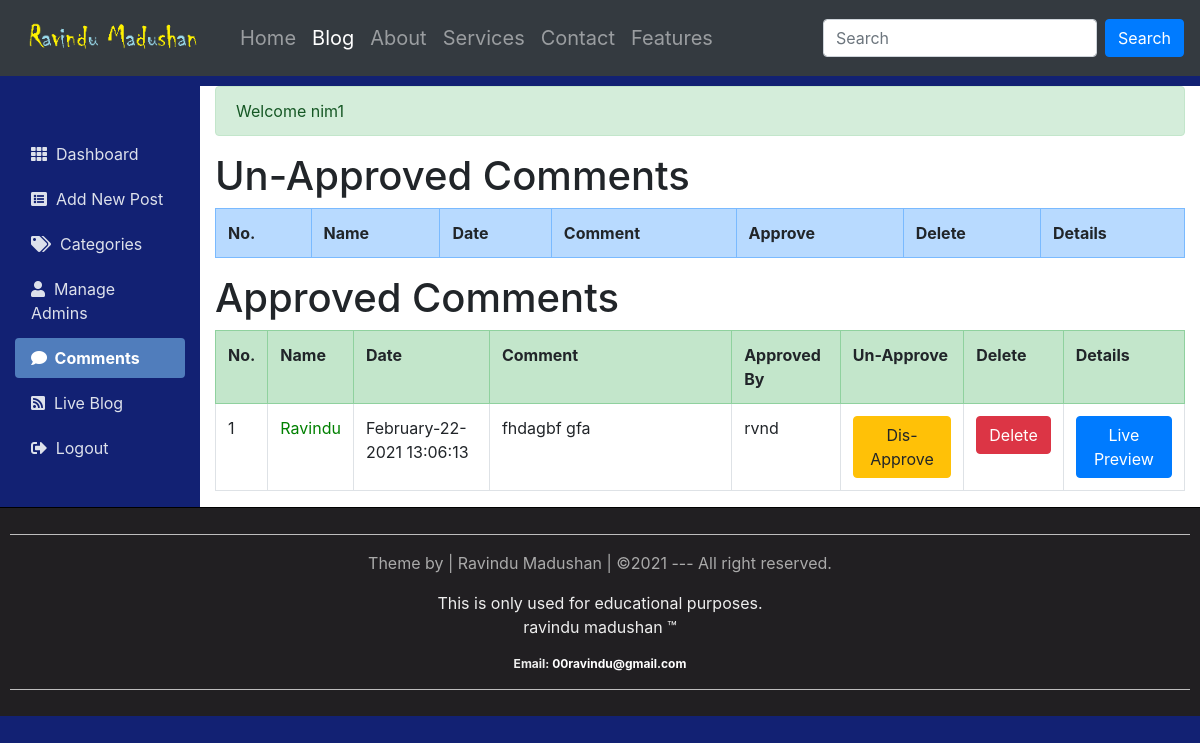
The app's page /comments.php (signed in) with its own data.
### tables this page shows
CREATE TABLE `comments` (
  `id` int(10) NOT NULL,
  `datetime` varchar(50) NOT NULL,
  `name` varchar(200) NOT NULL,
  `email` varchar(200) NOT NULL,
  `comment` varchar(500) NOT NULL,
  `approvedby` varchar(200) NOT NULL,
  `status` varchar(5) NOT NULL,
  `admin_panel_id` int(10) NOT NULL
);

### comments.php (the view, shortened to what this page needs)
<?php require_once("include/Sessions.php"); ?>
<?php require_once("include/Functions.php"); ?>
<!DOCTYPE html>
<html>
    <head>
        <link rel="stylesheet" href="css/bootstrap.min.css">
        <link rel="stylesheet" href="https://use.fontawesome.com/releases/v5.7.0/css/all.css">
        <link rel="stylesheet" href="css/adminstyles.css">
    </head>
    <body>
        <nav class="navbar navbar-expand-lg navbar-dark bg-dark">
            <a class="navbar-brand" href="#"> <img src="images/mylogo2.png" alt="logo" width="200"> </a>
            <div class="collapse navbar-collapse" id="navbarSupportedContent">
                <ul class="navbar-nav mr-auto navBarItems" style="font-size: 20px;">
                    <li class="nav-item">
                        <a class="nav-link" href="#">Home <span class="sr-only">(current)</span></a>
                    </li>
                    <li class="nav-item active">
                        <a class="nav-link" href="Blog.php">Blog</a>
                    </li>
                    <li class="nav-item ">
                        <a class="nav-link" href="#">About</a>
                    </li>
                    <li class="nav-item ">
                        <a class="nav-link" href="#">Services</a>
                    </li>
                    <li class="nav-item ">
                        <a class="nav-link" href="#">Contact</a>
                    </li><li class="nav-item ">
                        <a class="nav-link" href="#">Features</a>
                    </li>
                </ul>
                <form class="form-inline my-2 my-lg-0" action="Blog.php">
                    <input class="form-control mr-sm-2" type="search" placeholder="Search" aria-label="Search" name="Search">
                    <button class="btn btn-primary my-2 my-sm-0" type="submit" name="SearchButton">Search</button>
                </form>
            </div>
        </nav>
        <div style="background-color: #122173; height: 10px;"></div>
        <div class="container-fluid">
        	<div class="row">
        		<div class="col-md-3 col-xl-2 sideBar">
                    <br><br>
        			<ul  class="nav nav-pills flex-column side_menu">
        				<li class="nav-item"><a href="dashboard.php" class="nav-link"><i class="fas fa-th"></i>&nbsp; Dashboard</a></li>
        				<li class="nav-item"><a href="addNewPost.php" class="nav-link"><i class="fas fa-list-alt"></i>&nbsp; Add New Post</a></li>
        				<li class="nav-item"><a href="categories.php" class="nav-link"><i class="fas fa-tags"></i>&nbsp; Categories</a></li>
        				<li class="nav-item"><a href="admins.php" class="nav-link"><i class="fas fa-user"></i>&nbsp; Manage Admins</a></li>
        				<li class="nav-item active">
                            <a href="comments.php" class="nav-link"><i class="fas fa-comment"></i>&nbsp; Comments
                            </a>
                        </li>
        				<li class="nav-item"><a href="Blog.php?Page=1" class="nav-link" target="_blank"><i class="fas fa-rss-square"></i>&nbsp; Live Blog</a></li>
        				<li class="nav-item"><a href="logout.php" class="nav-link"><i class="fas fa-sign-out-alt"></i>&nbsp; Logout</a></li>
        			</ul>
        		</div>
        		<div class="col-md-9 col-xl-10 mainBar">
                    <div><?php echo Message(); echo SuccessMessage(); ?> </div>
        			<h1>Un-Approved Comments</h1>
                    <div class="table-responsive">
                        <table class="table table-striped table-hover table-bordered">
                            <tr class="table-primary">
                                <th>No.</th>
                                <th>Name</th>
                                <th>Date</th>
                                <th>Comment</th>
                                <th>Approve</th>
                                <th>Delete</th>
                                <th>Details</th>
                            </tr>
                        </table>
                    </div>
                    <h1>Approved Comments</h1>
                    <div class="table-responsive">
                        <table class="table table-striped table-hover table-bordered">
                            <tr class="table-success">
                                <th>No.</th>
                                <th>Name</th>
                                <th>Date</th>
                                <th>Comment</th>
                                <th>Approved By</th>
                                <th>Un-Approve</th>
                                <th>Delete</th>
                                <th>Details</th>
                            </tr>
                            <?php
                             $Query = "SELECT * FROM comments WHERE status='ON' ORDER BY id desc";
                             $Execute = mysqli_query($Connection, $Query);
                             $SrNo=0;
                             while ($DataRows = mysqli_fetch_array($Execute)) {
                                $CommentId = $DataRows['id'];
                                $DateTimeOfComment = $DataRows['datetime'];
                                $PersonName = $DataRows['name'];
                                $PersonComment = $DataRows['comment'];
                                $ApprovedBy = $DataRows['approvedby'];
                                $CommentPostId = $DataRows['admin_panel_id'];
                                $SrNo++;
                            ?>
                            <tr>
                                <td> <?php echo $SrNo; ?> </td>
                                <td style="color: green;"> <?php echo $PersonName; ?> </td>
                                <td> <?php echo htmlentities($DateTimeOfComment); ?> </td>
                                <td class="w-25"> <?php echo htmlentities($PersonComment); ?> </td>
                                <td > <?php echo htmlentities($ApprovedBy); ?> </td>
                                <td><a href="disApproveComments.php?id=<?php echo $CommentId; ?>"><span class="btn btn-warning">Dis-Approve</span></a></td>
                                <td><a href="deleteComments.php?id=<?php echo $CommentId; ?>"><span class="btn btn-danger">Delete</span></a></td>
                                <td><a href="fullPost.php?id=<?php echo $CommentPostId; ?>" target="_blank"><span class="btn btn-primary">Live Preview</span></a></td>
                            </tr>
                        <?php } ?>
                        </table>
                    </div>
        		</div>
        	</div>
        </div>
        <?php include("include/Footer.php"); ?>
    </body>
</html>

### css/adminstyles.css (style rules this page uses)
body { background-color: #122173; }
.mainBar { background-color: #fff; }
.side_menu a { color: #dde1eb; margin-bottom: 5px; }
.side_menu .active a { color: #fff; font-weight: bold; background-color: #507DBC; }

### include/Footer.php (style rules this page uses)
a { text-decoration: none; color: white; }

### records on screen
comments: name "Ravindu", datetime "February-22-2021 13:06:13", comment "fhdagbf gfa", approvedby "rvnd"

### other values on screen
SuccessMessage() "Welcome nim1"
